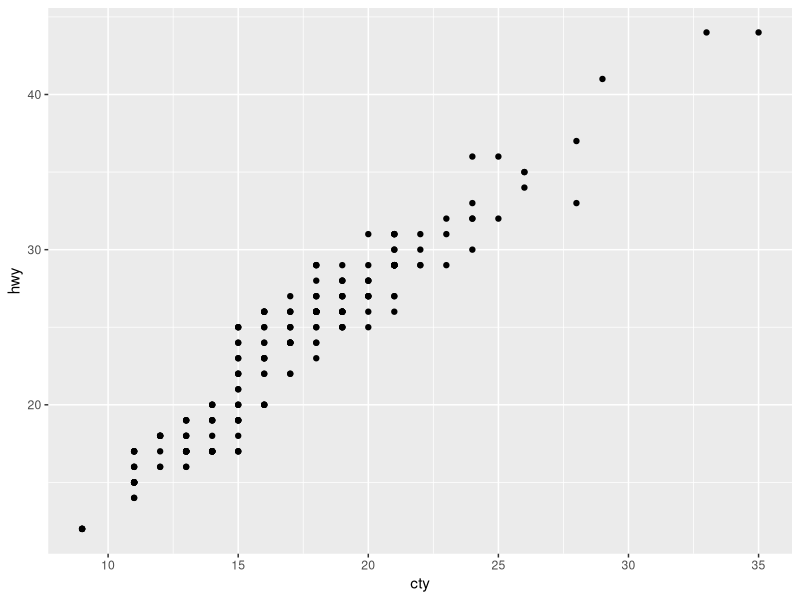
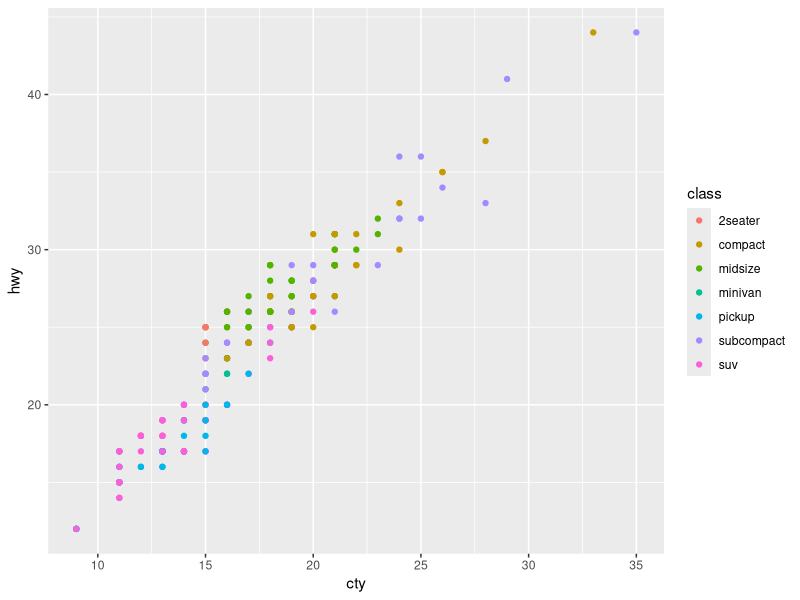
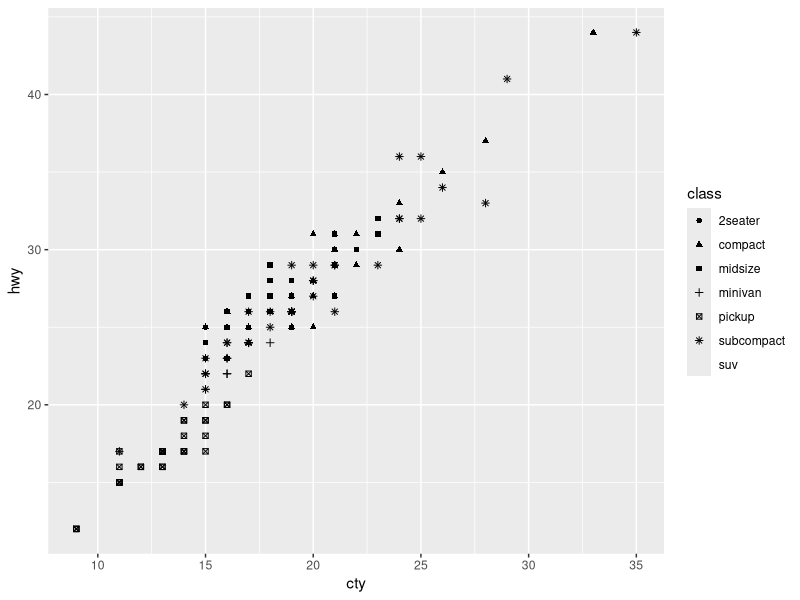
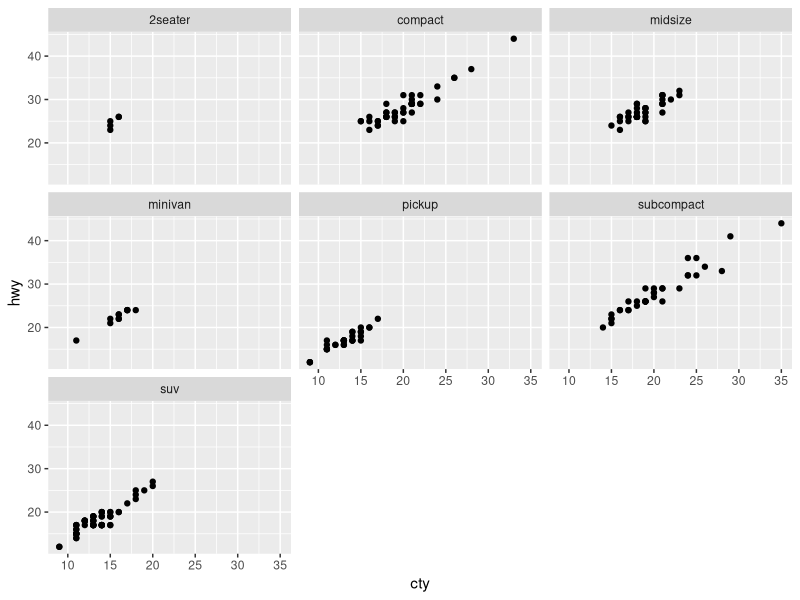
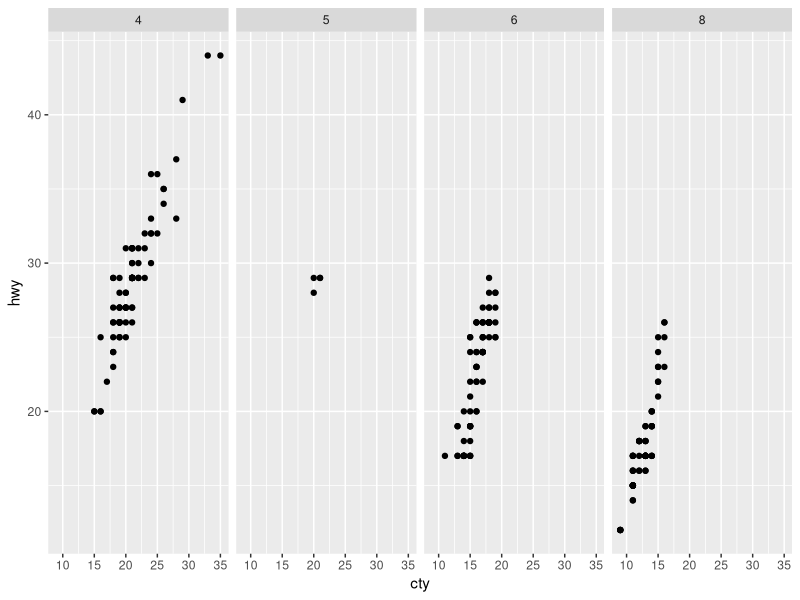
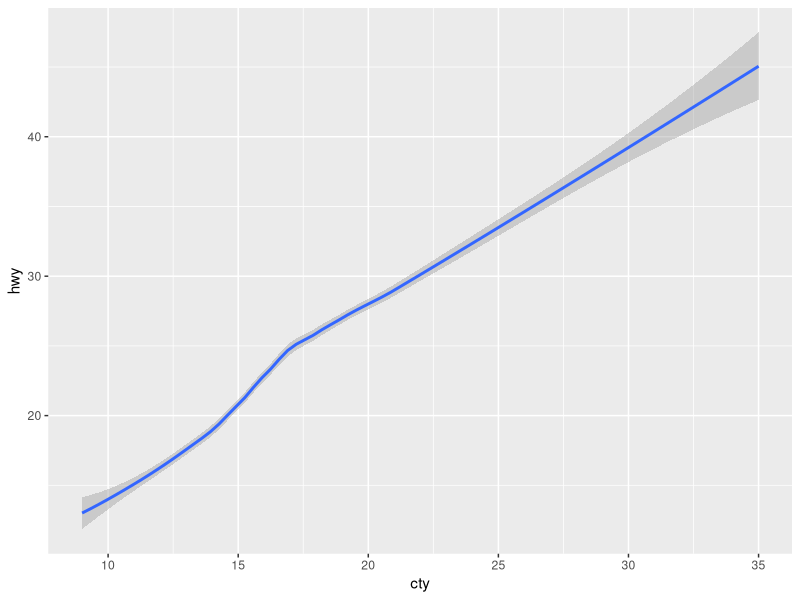
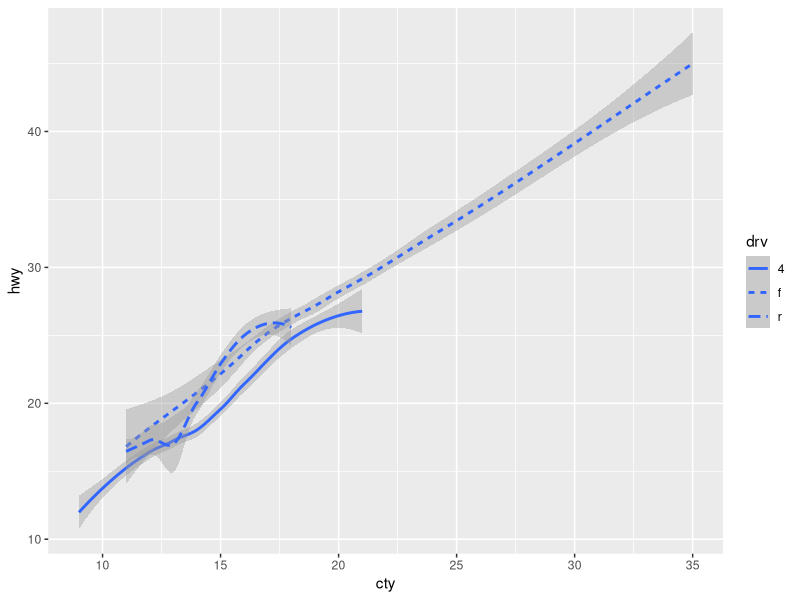
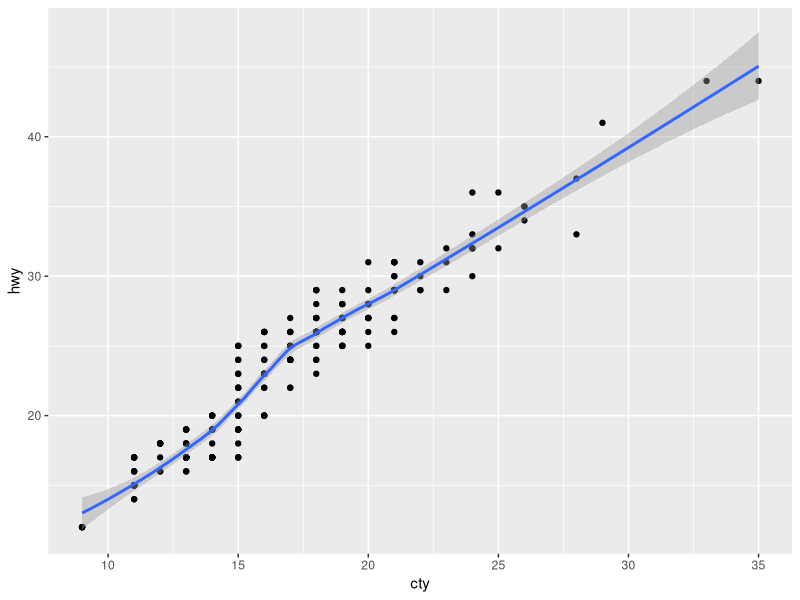

Write R code to recreate these figures, in order.
## ---- chunk 1

install.packages("tidyverse")

library(tidyverse)

## ---- chunk 2

mpg

## ---- chunk 3

? mpg

## ---- chunk 4

ggplot(data = mpg) + 
  geom_point(mapping = aes(x = cty, y = hwy))

## ---- chunk 5

ggplot(data = mpg) + 
  geom_point(mapping = aes(x = cty, y = hwy, color = class))

## ---- chunk 6

ggplot(data = mpg) + 
  geom_point(mapping = aes(x = cty, y = hwy, shape = class))

## ---- chunk 7
ggplot(data = mpg) + 
  geom_point(mapping = aes(x = cty, y = hwy)) + 
  facet_wrap(~ class, nrow = 3)
## ---- chunk 8

ggplot(data = mpg) + 
  geom_point(mapping = aes(x = cty, y = hwy)) + 
  facet_grid(. ~ cyl)

## ---- chunk 9
ggplot(data = mpg) + 
  geom_smooth(mapping = aes(x = cty, y = hwy))
## ---- chunk 10

ggplot(data = mpg) + 
  geom_smooth(mapping = aes(x = cty, y = hwy, linetype = drv))

## ---- chunk 11

ggplot(data = mpg) + 
  geom_point(mapping = aes(x = cty, y = hwy)) +
  geom_smooth(mapping = aes(x = cty, y = hwy))

## ---- chunk 12

ggplot(data = mpg, mapping = aes(x = cty, y = hwy)) + 
  geom_point(mapping = aes(color = class)) + 
  geom_smooth()

## ---- chunk 13

ggplot(data = mpg, mapping = aes(x = cty, y = hwy)) + 
  geom_point(mapping = aes(color = class)) + 
  geom_smooth(data = filter(mpg, class == "suv"), se = FALSE)

## ---- chunk 14

ggplot(data = diamonds) + 
  geom_bar(mapping = aes(x = color))

? diamonds

## ---- chunk 15

ggplot(data = diamonds) + 
  stat_summary(
    mapping = aes(x = cut, y = carat),
    fun.ymin = min,
    fun.ymax = max,
    fun.y = median
  )

## ---- chunk 16

ggplot(data = diamonds) + 
  geom_bar(mapping = aes(x = cut, fill = color))

## ---- chunk 17

ggplot(data = diamonds) + 
  geom_bar(mapping = aes(x = cut, fill = color),
           position = "dodge"
  )

## ---- chunk 18

ggplot(data = diamonds) + 
  geom_bar(mapping = aes(x = cut, fill = color),
           alpha = 1/5, 
           position = "identity"
  )

## ---- chunk 19

ggplot(data = mpg) + 
  geom_point(mapping = aes(x = cty, y = hwy), position = "jitter")

## ---- chunk 20

graph <- ggplot(data = diamonds) + 
  geom_bar(mapping = aes(x = cut, fill = color))

graph + coord_polar()

